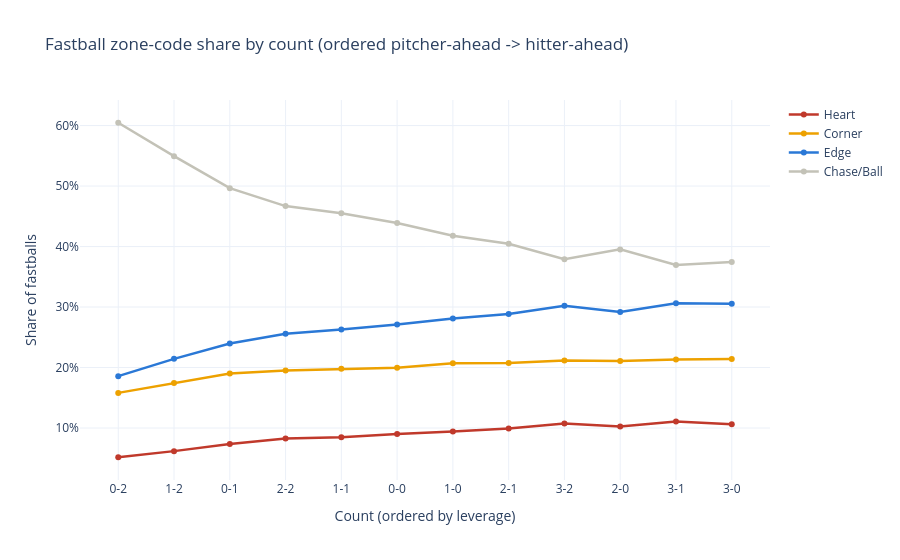

This figure's notebook cell:
### Code cell
zone_colors = {"Heart": "#c0392b", "Corner": "#eda100", "Edge": "#2a78d6", "Chase/Ball": "#c3c2b7"}
fig = go.Figure()
for cat in ["Heart", "Corner", "Edge", "Chase/Ball"]:
    fig.add_trace(go.Scatter(
        x=order, y=zone_dist_pct[cat], mode="lines+markers", name=cat,
        line=dict(color=zone_colors[cat], width=2.5), stackgroup=None,
    ))
fig.update_layout(
    title="Fastball zone-code share by count (ordered pitcher-ahead -> hitter-ahead)",
    xaxis_title="Count (ordered by leverage)",
    yaxis_title="Share of fastballs",
    yaxis_tickformat=".0%",
    template="plotly_white",
)
fig.show()

### Figure 1 — Plotly figure (JSON) as saved in the notebook; plotly's stock layout.template omitted (floating-point values rounded to 4 significant figures)
{"data": [{"line": {"color": "#c0392b", "width": 2.5}, "mode": "lines+markers", "name": "Heart", "type": "scatter", "x": ["0-2", "1-2", "0-1", "2-2", "1-1", "0-0", "1-0", "2-1", "3-2", "2-0", "3-1", "3-0"], "y": [0.05164, 0.06175, 0.07365, 0.08259, 0.08452, 0.09019, 0.09424, 0.09932, 0.1076, 0.1024, 0.1108, 0.1063]}, {"line": {"color": "#eda100", "width": 2.5}, "mode": "lines+markers", "name": "Corner", "type": "scatter", "x": ["0-2", "1-2", "0-1", "2-2", "1-1", "0-0", "1-0", "2-1", "3-2", "2-0", "3-1", "3-0"], "y": [0.158, 0.1745, 0.1902, 0.1949, 0.1978, 0.1998, 0.2069, 0.2076, 0.2114, 0.2106, 0.2132, 0.2142]}, {"line": {"color": "#2a78d6", "width": 2.5}, "mode": "lines+markers", "name": "Edge", "type": "scatter", "x": ["0-2", "1-2", "0-1", "2-2", "1-1", "0-0", "1-0", "2-1", "3-2", "2-0", "3-1", "3-0"], "y": [0.1857, 0.2143, 0.2396, 0.2557, 0.2627, 0.2711, 0.2809, 0.2886, 0.302, 0.2917, 0.3064, 0.3053]}, {"line": {"color": "#c3c2b7", "width": 2.5}, "mode": "lines+markers", "name": "Chase/Ball", "type": "scatter", "x": ["0-2", "1-2", "0-1", "2-2", "1-1", "0-0", "1-0", "2-1", "3-2", "2-0", "3-1", "3-0"], "y": [0.6046, 0.5495, 0.4965, 0.4668, 0.4549, 0.4389, 0.4179, 0.4045, 0.3789, 0.3953, 0.3696, 0.3743]}], "layout": {"title": {"text": "Fastball zone-code share by count (ordered pitcher-ahead -> hitter-ahead)"}, "xaxis": {"title": {"text": "Count (ordered by leverage)"}}, "yaxis": {"tickformat": ".0%", "title": {"text": "Share of fastballs"}}}}
